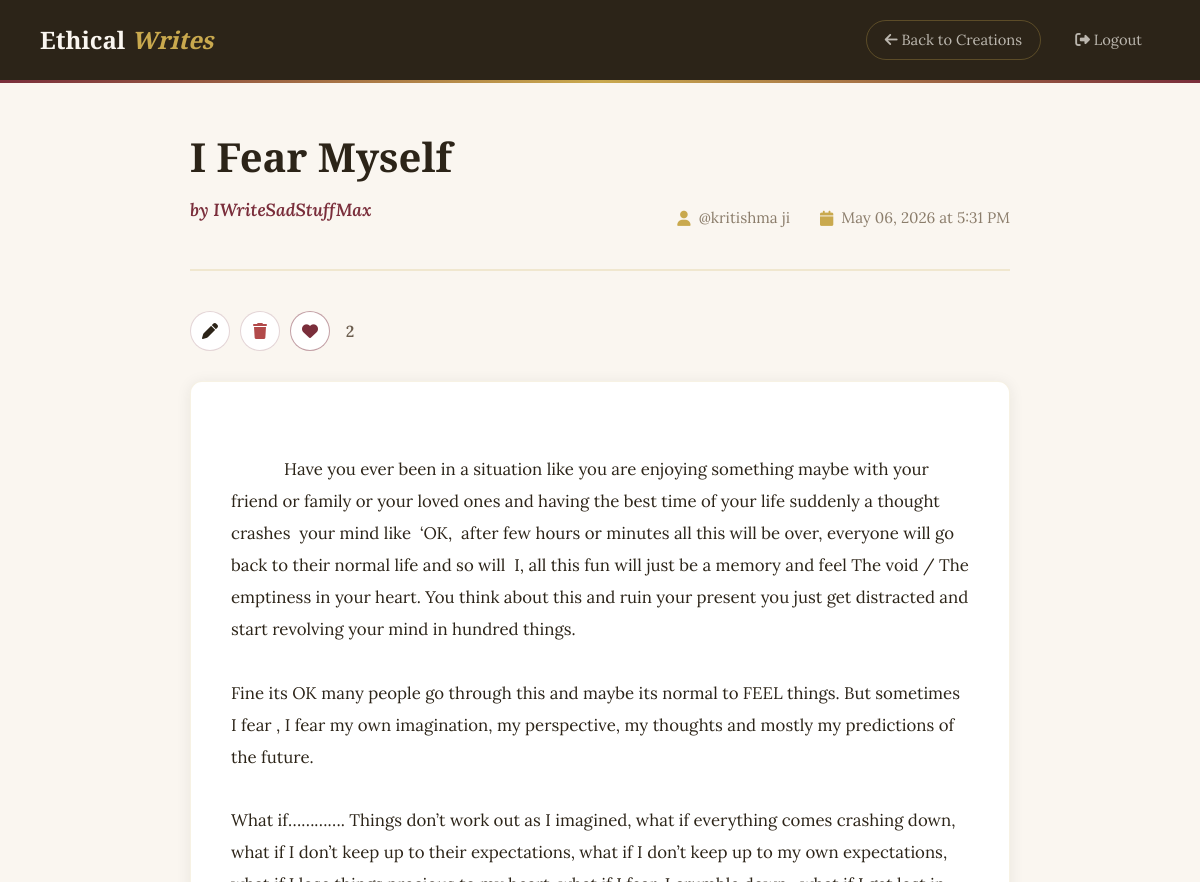
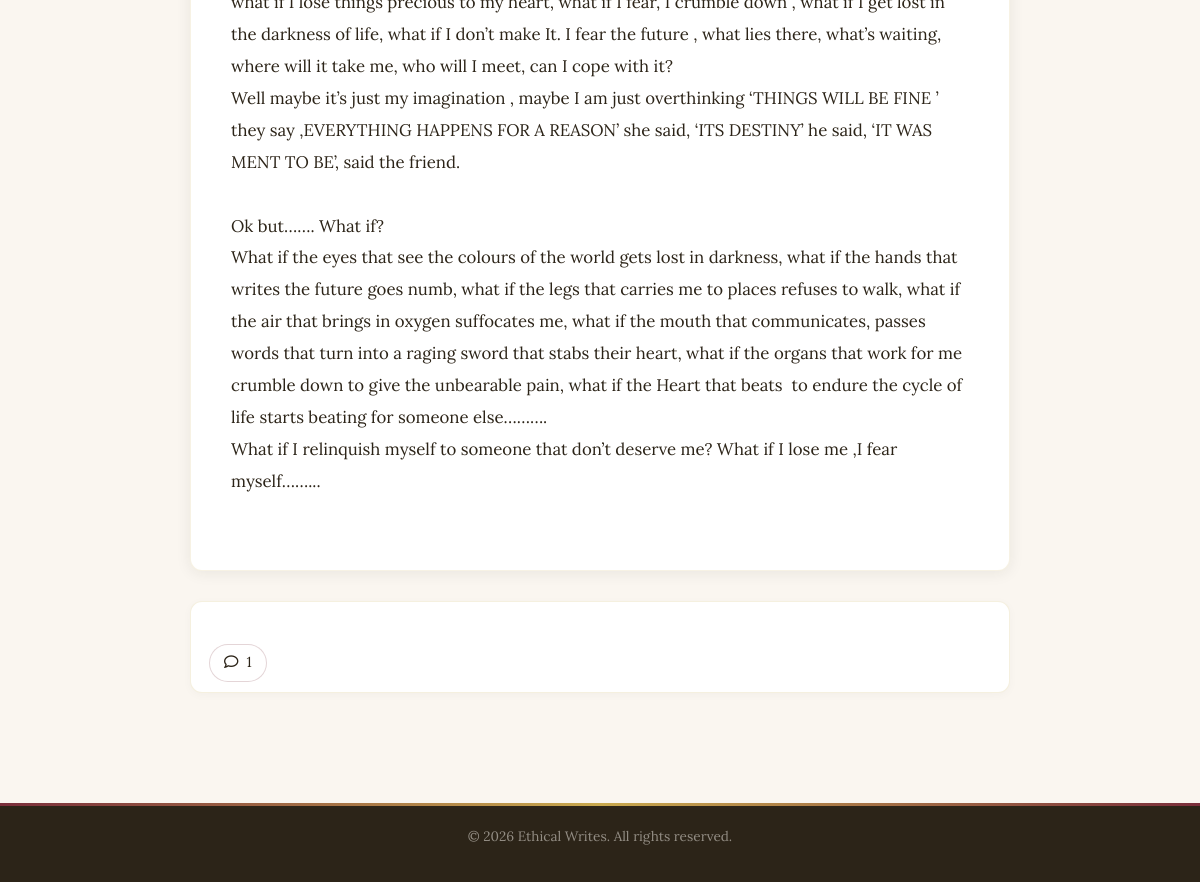
Page /work/2/ (signed in) on the committed database (2 pictures, top to bottom).
### ethicalwritesapp/models.py (models this page shows, shortened)
class UserWork(models.Model):
    user = models.ForeignKey(User, on_delete=models.CASCADE, related_name='works')
    username = models.CharField(max_length=150)
    submitted_date = models.DateTimeField(auto_now_add=True)
    freewriting = models.TextField()
    author = models.CharField(max_length=150, blank=True, null=True)
    title = models.CharField(max_length=255, blank=True, null=True)
    @property
    def total_likes(self):
        return self.likes.count()
    @property
    def total_comments(self):
        return self.comments.count()
    class Meta:
        verbose_name_plural = 'User Works'
        ordering = ['-submitted_date']

### ethicalwritesapp/views.py (the view)
# urls.py: path('work/<int:work_id>/', views.view_user_work, name='view_user_work'),
@login_required(login_url='login_user')
@require_http_methods(["GET"])
def view_user_work(request, work_id):
    try:
        user_work = UserWork.objects.get(id=work_id)
    except UserWork.DoesNotExist:
        messages.error(request, "The work you're looking for doesn't exist.")
        return redirect('webpage1')
    comments = user_work.comments.select_related('user').all()
    user_has_liked = user_work.likes.filter(user=request.user).exists()
    context = {
        'user_work': user_work,
        'comments': comments,
        'total_likes': user_work.total_likes,
        'total_comments': user_work.total_comments,
        'user_has_liked': user_has_liked,
        'is_owner': user_work.user == request.user,
    }
    return render(request, 'webpageuserwork.html', context)

### templates/webpageuserwork.html (shortened to what this page needs)
{% load static %}
<!DOCTYPE html>
<html lang="en">
<head>
    <link rel="stylesheet" href="https://cdnjs.cloudflare.com/ajax/libs/font-awesome/6.6.0/css/all.min.css"
 />
    <link rel="stylesheet" href="https://stackpath.bootstrapcdn.com/bootstrap/4.5.2/css/bootstrap.min.css">
</head>
<body>
    <header class="page-header">
        <a href="{% url 'home' %}" class="brand">Ethical <span>Writes</span></a>
        <div class="header-actions">
            <a href="{% url 'webpage1' %}" class="back-btn"><i class="fas fa-arrow-left"></i> Back to Creations</a>
            <a href="{% url 'logout_user' %}"><i class="fas fa-sign-out-alt"></i> Logout</a>
        </div>
    </header>
    <div class="work-display-container">
        <div class="work-display-header">
            <h1 class="work-display-title">{{ user_work.title }}</h1>
            <div class="work-display-meta">
                <p class="work-author">by {{ user_work.author }}</p>
                <div class="work-meta-info">
                    <div class="work-meta-item">
                        <i class="fas fa-user"></i>
                        <span>@{{ user_work.username }}</span>
                    </div>
                    <div class="work-meta-item">
                        <i class="fas fa-calendar"></i>
                        <span>{{ user_work.submitted_date|date:"F d, Y \a\t g:i A" }}</span>
                    </div>
                </div>
            </div>
        </div>
        <div class="work-action-bar">
            {% if is_owner %}
                <a href="{% url 'edit_work' user_work.id %}" class="icon-action-btn" title="Edit work" aria-label="Edit work"><i class="fas fa-pen"></i></a>
                <form method="post" action="{% url 'delete_work' user_work.id %}" class="inline-form">
                    <button type="submit" class="icon-action-btn delete-action" title="Delete work" aria-label="Delete work" onclick="return confirm('Delete this work permanently?');"><i class="fas fa-trash"></i></button>
                </form>
            {% endif %}
            <form method="post" action="{% url 'toggle_like' user_work.id %}" class="inline-form">
                <button type="submit" class="icon-action-btn like-toggle {% if user_has_liked %}liked{% else %}unliked{% endif %}" title="{% if user_has_liked %}Unlike{% else %}Like{% endif %}" aria-label="{% if user_has_liked %}Unlike{% else %}Like{% endif %}">
                    <i class="{% if user_has_liked %}fas fa-heart{% else %}far fa-heart{% endif %}"></i>
                </button>
            </form>
            <span class="action-stat">{{ total_likes }}</span>
        </div>
        <div class="work-content">
            {{ user_work.freewriting }}
        </div>
        <div class="community-panel">
            <div style="margin-top: 24px; display: flex; justify-content: flex-start;">
                <button type="button" class="comment-toggle" aria-expanded="false" aria-controls="comment-section">
                    <i class="far fa-comment"></i>
                    <span>{{ total_comments }}</span>
                </button>
            </div>
        </div>
    </div>
    <footer class="page-footer">
        <p>&copy; 2026 Ethical Writes. All rights reserved.</p>
    </footer>
</body>
</html>

### templates/webpageuserwork.html (style rules this page uses)
* { margin: 0; padding: 0; box-sizing: border-box; }
body { font-family: 'Lora', Georgia, serif; background-color: #faf6f0; color: #2c2418; min-height: 100vh; }
.page-header { background: #2c2418; padding: 20px 40px; display: flex; justify-content: space-between; align-items: center; border-bottom: 3px solid; border-image: linear-gradient(to right, #7a2e3b, #c9a94e, #7a2e3b) 1; }
.page-header .brand { font-family: 'Playfair Display', Georgia, serif; font-size: 1.5rem; font-weight: 700; color: #faf6f0; text-decoration: none; }
.page-header .brand span { color: #c9a94e; font-style: italic; }
.header-actions { display: flex; gap: 16px; align-items: center; }
.header-actions a { color: rgba(250, 246, 240, 0.7); text-decoration: none; font-size: 0.92rem; padding: 8px 18px; border-radius: 30px; transition: all 0.3s ease; font-family: 'Lora', serif; }
.header-actions .back-btn { border: 1px solid rgba(201, 169, 78, 0.3); }
.work-display-container { max-width: 900px; margin: 0 auto; padding: 50px 40px; }
.work-display-header { margin-bottom: 40px; padding-bottom: 30px; border-bottom: 2px solid rgba(201, 169, 78, 0.2); }
.work-display-title { font-family: 'Playfair Display', Georgia, serif; font-size: 2.5rem; font-weight: 800; color: #2c2418; margin-bottom: 16px; line-height: 1.2; }
.work-display-meta { display: flex; justify-content: space-between; align-items: center; flex-wrap: wrap; gap: 20px; }
.work-author { font-size: 1.1rem; color: #7a2e3b; font-style: italic; font-weight: 600; }
.work-meta-info { display: flex; gap: 30px; font-size: 0.95rem; color: #8b7d6b; }
.work-meta-item { display: flex; align-items: center; gap: 8px; }
.work-meta-item i { color: #c9a94e; }
.work-content { background: #ffffff; padding: 40px; border-radius: 12px; border: 1px solid rgba(201, 169, 78, 0.15); box-shadow: 0 2px 15px rgba(44, 36, 24, 0.08); line-height: 1.9; font-size: 1.05rem; color: #2c2418; word-break: break-word; white-space: pre-wrap; }
.work-action-bar { display: flex; align-items: center; flex-wrap: wrap; gap: 10px; margin: 20px 0 30px; }
.inline-form { display: inline-block; margin: 0; }
.icon-action-btn, .comment-toggle { appearance: none; border: 1px solid rgba(122, 46, 59, 0.2); background: #fff; color: #2c2418; border-radius: 999px; width: 40px; height: 40px; display: inline-flex; align-items: center; justify-content: center; text-decoration: none; transition: 0.2s ease; cursor: pointer; }
a.icon-action-btn, a.icon-action-btn:link, a.icon-action-btn:visited, a.icon-action-btn:hover, a.icon-action-btn:active, a.icon-action-btn:focus, button.comment-toggle, button.comment-toggle:link, button.comment-toggle:visited, button.comment-toggle:hover, button.comment-toggle:active, button.comment-toggle:focus { color: #2c2418 !important; text-decoration: none !important; }
.icon-action-btn.liked, .like-toggle.liked { background: #fff; color: #7a2e3b; border-color: rgba(122, 46, 59, 0.45); }
.icon-action-btn.delete-action { color: #b24a4a; }
.action-stat { color: #6b5d4e; font-weight: 600; margin-left: 2px; min-width: 16px; text-align: center; }
.comment-toggle { width: auto; height: 38px; padding: 0 14px; gap: 8px; font-size: 0.9rem; color: #2c2418; }
.community-panel { background: #fff; border-radius: 12px; padding: 18px 18px 10px; border: 1px solid rgba(201, 169, 78, 0.18); box-shadow: 0 2px 10px rgba(44, 36, 24, 0.03); margin-top: 30px; }
.page-footer { background: #2c2418; text-align: center; padding: 20px; color: rgba(250, 246, 240, 0.5); font-size: 0.85rem; border-top: 3px solid; border-image: linear-gradient(to right, #7a2e3b, #c9a94e, #7a2e3b) 1; margin-top: 60px; }

### rows in the picture
UserWork: title "I Fear Myself", author "IWriteSadStuffMax", username "kritishma ji", submitted_date "May 06, 2026 at 5:31 PM", freewriting "Have you ever been in a situation like you are enjoying something maybe with your friend or family or your loved ones and having the best time of your life suddenly a thought crashes your mind like ‘OK, after few hours or minutes all this will be over, everyone will go back to their normal life and so will I, all this fun will just be a memory and feel The void / The emptiness in your heart. You think about this and ruin your present you just get distracted and start revolving your mind in hundred things. Fine its OK many people go through this and maybe its normal to FEEL things. But sometimes I fear , I fear my own imagination, my perspective, my thoughts and mostly my predictions of the…"

### other values in the picture
{{ total_likes }} "2"
{{ total_comments }} "1"
